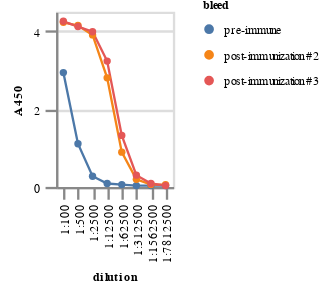

Write notebook code for a chart like this one.
### Code cell
(alt.Chart(titers)
 .mark_line(point=True)
 .encode(
    x=alt.X("dilution:O", sort=dilution_order),
    y="A450:Q",
    color=alt.Color("bleed", sort=list(date_key.values()))
 )
 .properties(
     width=50,
     height=75
 )
 .configure(
     point=dict(
         size=FONT_SIZE*2,
         strokeWidth=2,
     ),
     line=dict(
         # size=FONT_SIZE,
         strokeWidth=1,
     ),
     header=dict(
         labelFontSize=FONT_SIZE,
         titleFontSize=FONT_SIZE,
         labelPadding=FONT_SIZE//2,
     ),
     axis=dict(
         labelFontSize=FONT_SIZE,
         titleFontSize=FONT_SIZE
     ),
     legend=dict(
         titleFontSize=FONT_SIZE,
         labelFontSize=FONT_SIZE,
         symbolSize=FONT_SIZE*2,
         padding=-FONT_SIZE
     )
 )
)

### Figure 1 — Vega-Lite specification as saved in the notebook (floating-point values rounded to 4 significant figures)
{"config": {"view": {"continuousWidth": 300, "continuousHeight": 300}, "axis": {"labelFontSize": 5, "titleFontSize": 5}, "header": {"labelFontSize": 5, "titleFontSize": 5, "labelPadding": 2}, "legend": {"titleFontSize": 5, "labelFontSize": 5, "symbolSize": 10, "padding": -5}, "line": {"strokeWidth": 1}, "point": {"size": 10, "strokeWidth": 2}}, "data": {"name": "data-490cce54c17fcd5aaeb68102a92807f2"}, "mark": {"type": "line", "point": true}, "encoding": {"color": {"field": "bleed", "sort": ["pre-immune", "post-immunization #2", "post-immunization #3"], "type": "nominal"}, "x": {"field": "dilution", "sort": ["1:100", "1:500", "1:2500", "1:12500", "1:62500", "1:312500", "1:1562500", "1:7812500"], "type": "ordinal"}, "y": {"field": "A450", "type": "quantitative"}}, "height": 75, "width": 50, "$schema": "https://vega.github.io/schema/vega-lite/v5.8.0.json", "datasets": {"data-490cce54c17fcd5aaeb68102a92807f2": [{"dilution": "1:100", "date": "12/1/12", "A450": 2.935, "bleed": "pre-immune"}, {"dilution": "1:500", "date": "12/1/12", "A450": 1.108, "bleed": "pre-immune"}, {"dilution": "1:2500", "date": "12/1/12", "A450": 0.2742, "bleed": "pre-immune"}, {"dilution": "1:12500", "date": "12/1/12", "A450": 0.08602, "bleed": "pre-immune"}, {"dilution": "1:62500", "date": "12/1/12", "A450": 0.05914, "bleed": "pre-immune"}, {"dilution": "1:312500", "date": "12/1/12", "A450": 0.03226, "bleed": "pre-immune"}, {"dilution": "1:1562500", "date": "12/1/12", "A450": 0.03226, "bleed": "pre-immune"}, {"dilution": "1:7812500", "date": "12/1/12", "A450": 0.03226, "bleed": "pre-immune"}, {"dilution": "1:100", "date": "1/14/13", "A450": 4.226, "bleed": "post-immunization #2"}, {"dilution": "1:500", "date": "1/14/13", "A450": 4.145, "bleed": "post-immunization #2"}, {"dilution": "1:2500", "date": "1/14/13", "A450": 3.903, "bleed": "post-immunization #2"}, {"dilution": "1:12500", "date": "1/14/13", "A450": 2.801, "bleed": "post-immunization #2"}, {"dilution": "1:62500", "date": "1/14/13", "A450": 0.8925, "bleed": "post-immunization #2"}, {"dilution": "1:312500", "date": "1/14/13", "A450": 0.1935, "bleed": "post-immunization #2"}, {"dilution": "1:1562500", "date": "1/14/13", "A450": 0.05914, "bleed": "post-immunization #2"}, {"dilution": "1:7812500", "date": "1/14/13", "A450": 0.05914, "bleed": "post-immunization #2"}, {"dilution": "1:100", "date": "2/5/13", "A450": 4.253, "bleed": "post-immunization #3"}, {"dilution": "1:500", "date": "2/5/13", "A450": 4.118, "bleed": "post-immunization #3"}, {"dilution": "1:2500", "date": "2/5/13", "A450": 3.984, "bleed": "post-immunization #3"}, {"dilution": "1:12500", "date": "2/5/13", "A450": 3.231, "bleed": "post-immunization #3"}, {"dilution": "1:62500", "date": "2/5/13", "A450": 1.323, "bleed": "post-immunization #3"}, {"dilution": "1:312500", "date": "2/5/13", "A450": 0.3011, "bleed": "post-immunization #3"}, {"dilution": "1:1562500", "date": "2/5/13", "A450": 0.08602, "bleed": "post-immunization #3"}, {"dilution": "1:7812500", "date": "2/5/13", "A450": 0.03226, "bleed": "post-immunization #3"}]}}
